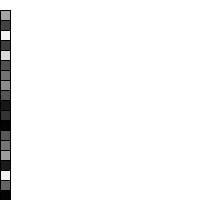
Frame 1 (no input)
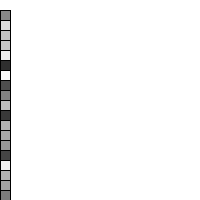
Frame 60 (the mouse pressed at the canvas centre just before this capture)
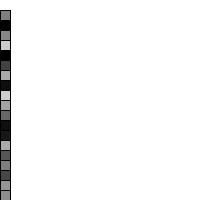
Frame 120 (the mouse held since frame 60 and released just before this capture)

The Processing sketch that drew these frames (run headless with seeded random() and noise(); from frame 60 on, the mouse is pressed at the canvas centre):

// Processing sketch: processing_48194
// ── processing_48194.pde

void setup(){size(200,200);
background(255);
}

void draw(){
int x = 0;
int y = 0;
while (x<width) {
  
  
while(y<height) {

 y+=10;
 fill(random(255));
rect(x,y,10,10);


}
x+=10;
}
}

                
                
